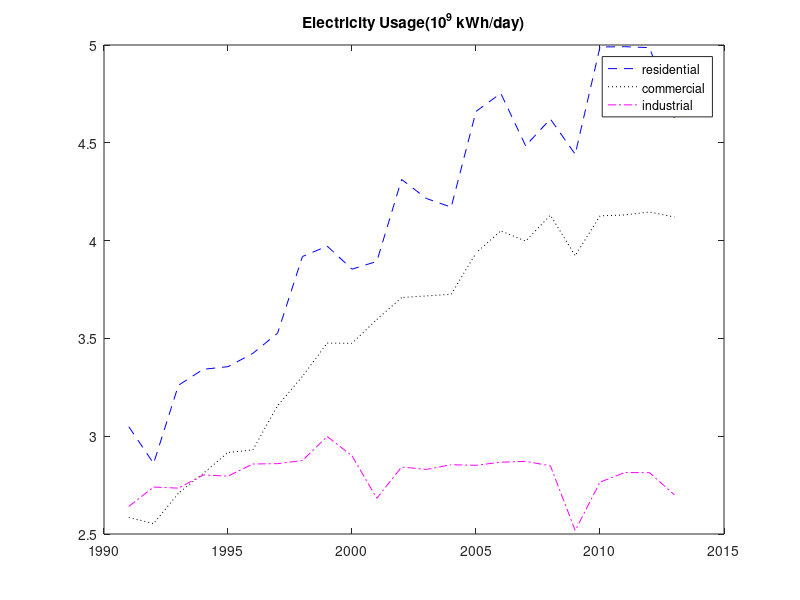

This chart was generated by the following MATLAB code:
% Course: https://matlabacademy.mathworks.com/R2018b/portal.html?course=gettingstarted

% Electricy usage and prices in US for 23 years from 1991 to 2013 of residential, commercial, and industrial

% Variables loaded from 'electricy.mat'
% Name   : Size   : Description
% usage  : 23 * 3 : usage of all three types in different columns
% prices : 23 * 3 : prices of all three types in different columns

% Clear variables
clc;

% Load data
load('electricity.mat');

% Replace 'NaN' values with mean of total data
usage(isnan(usage)) = mean(mean(usage));

% Extract usage data for residential, commercial, and industrial
residential_usage = usage(:, 1);
commercial_usage = usage(:, 2);
industrial_usage = usage(:, 3);

% Data is of 23 years from 1991 to 2013
years = (1991:2013)';

% Plot usage of all three types on one graph
% Use different color and line style for each usage
% to differentiate the data

% Plot residential usage with blue dashed line
plot(years, residential_usage, 'b--');

% Hold the graph to plot the data on same graph
% otherwise it creates new graph
hold on;

% Plot commercial usage with black dotted line
plot(years, commercial_usage, 'k:');

% Plot industrial usage with magenta dash-dot line
plot(years, industrial_usage, 'm-.');

% Give title to graph
title("Electricity Usage(10^9 kWh/day)");

% Add legend to graph
legend('residential', 'commercial', 'industrial');
